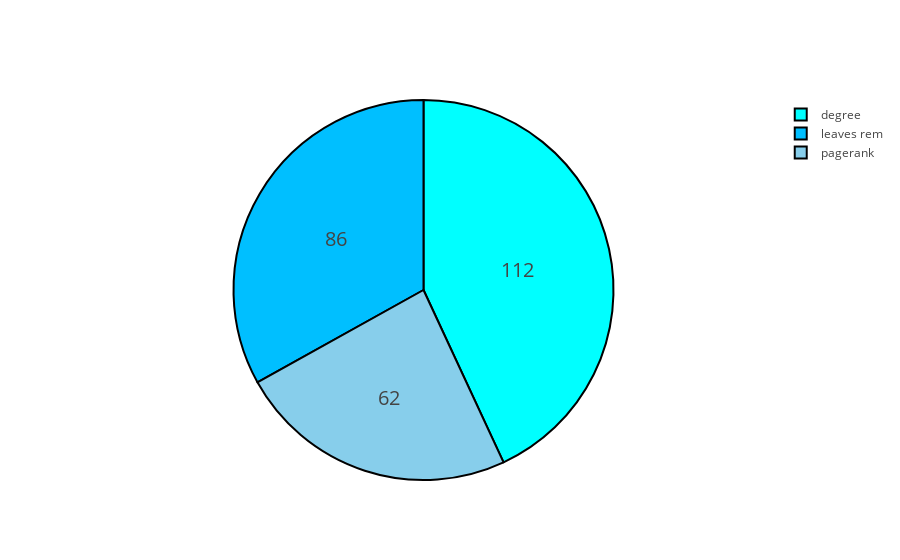

This figure's notebook cell:
### Code cell
graph_size=[100,200,300,400,500,600,700,800,900,1000,1500,2000,2500,3000,4000,5000,10000]
victories_300_ua={}
victories_300_ua['leaves rem']=0
victories_300_ua['pagerank']=0
victories_300_ua['degree']=0

for N in [300]:
    results_rl=[]
    start_time=time.time()
    for i in range(0,500):
        ua=unif_tree(N)
        #LEAVES REMOVAL TIME
        rl=rem2(ua)
        if rl==0:
            victories_300_ua['leaves rem']+=1 
        #PAGERANK TIME
        pr_list=nx.pagerank(ua)
        pr=max(pr_list.iteritems(), key=operator.itemgetter(1))[0]
        if pr==0:
            victories_300_ua['pagerank']+=1
        #DEGREE TIME
        dc_list=nx.degree_centrality(ua)
        list_maximum=[]
        center=max(dc_list.iteritems(), key=operator.itemgetter(1))[1]
        for i in range(N):
                if dc_list[i]==center:
                    list_maximum.append([i,dc_list[i]])
        pair=random.choice(list_maximum)
        if pair[0]==0:
            victories_300_ua['degree']+=1
labels=[]
values=[]
colors = ['azure', 'skyblue', 'aqua']
for key, value in victories_300_ua.iteritems() :
    labels.append(key)
    values.append(value)



trace = go.Pie(labels=labels, values=values,
               hoverinfo='label+percent', textinfo='value', 
               textfont=dict(size=20),
               marker=dict(colors=colors2, 
                           line=dict(color='#000000', width=2)))

iplot([trace], filename='styled_pie_chart')

### Figure 1 — Plotly figure (JSON) as saved in the notebook; plotly's stock layout.template omitted (floating-point values rounded to 4 significant figures)
{"data": [{"hoverinfo": "label+percent", "labels": ["leaves rem", "pagerank", "degree"], "marker": {"colors": ["deepskyblue", "skyblue", "aqua"], "line": {"color": "#000000", "width": 2}}, "textfont": {"size": 20}, "textinfo": "value", "type": "pie", "values": [86, 62, 112]}], "layout": {}}
